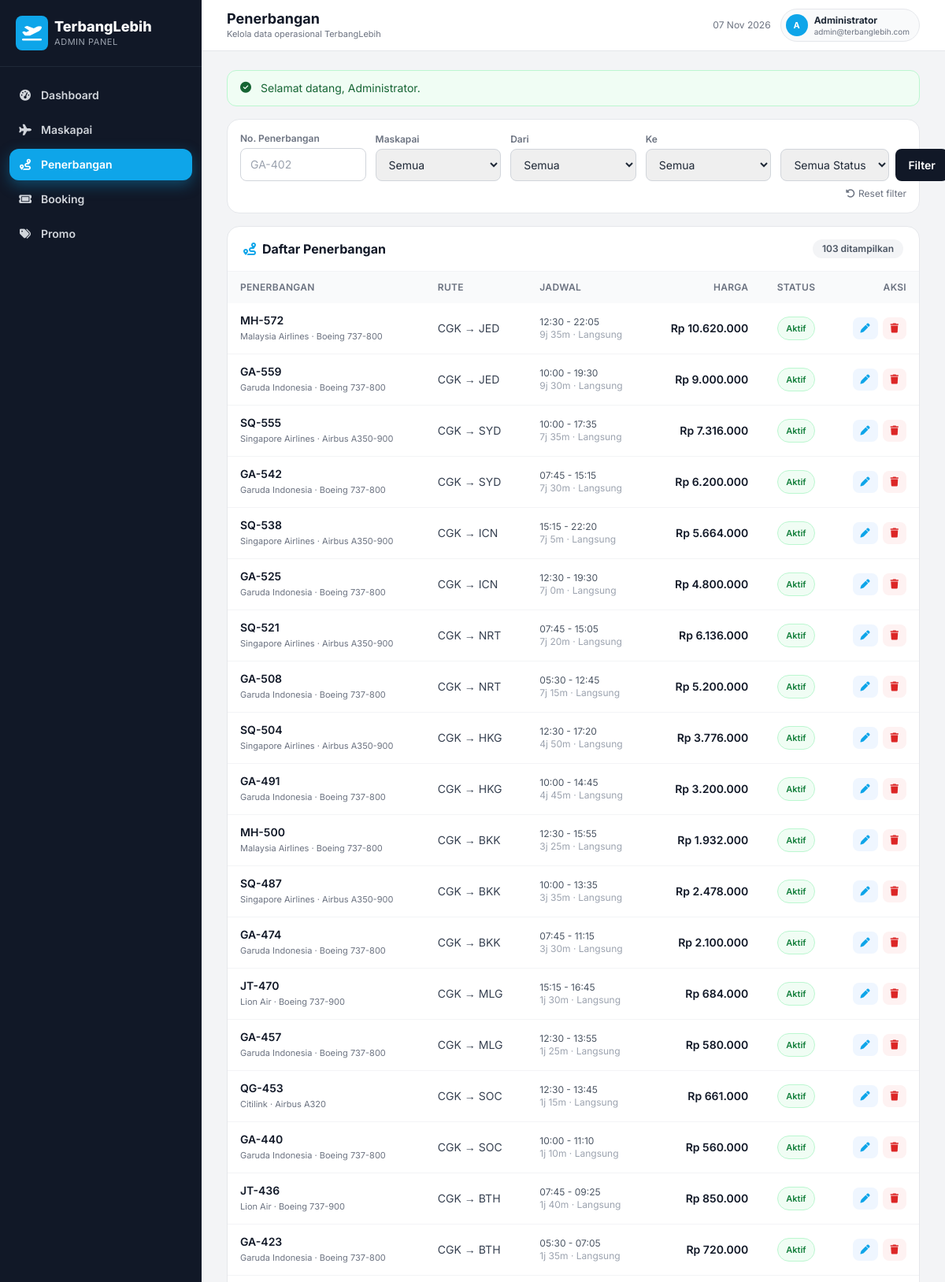
The page /admin/flights.php (signed in, upper part) on the database its author committed.
### tables this page shows
CREATE TABLE `flights` (
    `id`              INT UNSIGNED NOT NULL AUTO_INCREMENT,
    `airline_id`      INT UNSIGNED NOT NULL,
    `from_city_id`    INT UNSIGNED NOT NULL,
    `to_city_id`      INT UNSIGNED NOT NULL,
    `flight_num`      VARCHAR(12) NOT NULL,
    `aircraft`        VARCHAR(60) NOT NULL DEFAULT '',
    `dep_time`        TIME NOT NULL,
    `arr_time`        TIME NOT NULL,
    `duration`        SMALLINT UNSIGNED NOT NULL COMMENT 'minutes',
    `price`           DECIMAL(12,2) NOT NULL,
    `stops`           TINYINT UNSIGNED NOT NULL DEFAULT 0,
    `baggage_kg`      SMALLINT UNSIGNED NOT NULL DEFAULT 0,
    `meal`            TINYINT(1) NOT NULL DEFAULT 0,
    `wifi`            TINYINT(1) NOT NULL DEFAULT 0,
    `entertainment`   TINYINT(1) NOT NULL DEFAULT 0,
    `refund_policy`   VARCHAR(100) NOT NULL DEFAULT 'Tidak bisa refund',
    `reschedule_policy` VARCHAR(100) NOT NULL DEFAULT 'Bisa dengan biaya',
    `is_active`       TINYINT(1) NOT NULL DEFAULT 1,
    `created_at`      TIMESTAMP NOT NULL DEFAULT CURRENT_TIMESTAMP,
    PRIMARY KEY (`id`),
    KEY `flights_route_idx` (`from_city_id`, `to_city_id`, `is_active`),
    KEY `flights_airline_idx` (`airline_id`),
    CONSTRAINT `flights_airline_fk` FOREIGN KEY (`airline_id`) REFERENCES `airlines` (`id`) ON DELETE RESTRICT ON UPDATE CASCADE,
    CONSTRAINT `flights_from_city_fk` FOREIGN KEY (`from_city_id`) REFERENCES `cities` (`id`) ON DELETE RESTRICT ON UPDATE CASCADE,
    CONSTRAINT `flights_to_city_fk` FOREIGN KEY (`to_city_id`) REFERENCES `cities` (`id`) ON DELETE RESTRICT ON UPDATE CASCADE
);

CREATE TABLE `airlines` (
    `id`         INT UNSIGNED NOT NULL AUTO_INCREMENT,
    `name`       VARCHAR(100) NOT NULL,
    `code`       VARCHAR(5) NOT NULL,
    `logo_url`   VARCHAR(500) NULL DEFAULT NULL,
    `created_at` TIMESTAMP NOT NULL DEFAULT CURRENT_TIMESTAMP,
    PRIMARY KEY (`id`),
    UNIQUE KEY `airlines_code_unique` (`code`)
);

CREATE TABLE `cities` (
    `id`          INT UNSIGNED NOT NULL AUTO_INCREMENT,
    `name`        VARCHAR(100) NOT NULL,
    `iata_code`   CHAR(3) NOT NULL,
    `country`     VARCHAR(80) NOT NULL DEFAULT 'Indonesia',
    `image_url`   VARCHAR(500) NULL DEFAULT NULL,
    `tagline`     VARCHAR(150) NULL DEFAULT NULL,
    `start_price` DECIMAL(12,2) NOT NULL DEFAULT 0,
    `is_popular`  TINYINT(1) NOT NULL DEFAULT 0,
    `sort_order`  INT NOT NULL DEFAULT 0,
    `created_at`  TIMESTAMP NOT NULL DEFAULT CURRENT_TIMESTAMP,
    PRIMARY KEY (`id`),
    UNIQUE KEY `cities_iata_unique` (`iata_code`),
    KEY `cities_name_idx` (`name`),
    KEY `cities_popular_idx` (`is_popular`, `sort_order`)
);

### admin/flights.php (the view, shortened to what the rows shown need)
<?php
require_admin();
$where = [];
$params = [];
$whereSql = $where ? 'WHERE ' . implode(' AND ', $where) : '';
$flights = Database::fetchAll(
    'SELECT f.*, a.name AS airline_name, a.code AS airline_code,
            fc.name AS from_name, fc.iata_code AS from_code,
            tc.name AS to_name, tc.iata_code AS to_code
     FROM flights f
     JOIN airlines a ON a.id = f.airline_id
     JOIN cities fc ON fc.id = f.from_city_id
     JOIN cities tc ON tc.id = f.to_city_id
     ' . $whereSql . '
     ORDER BY f.is_active DESC, f.id DESC
     LIMIT 200',
    $params
);
$adminTitle = 'Penerbangan';
require __DIR__ . '/includes/header.php';
?>
<div class="grid grid-cols-1 xl:grid-cols-3 gap-6">
    <div class="xl:col-span-2 space-y-4">
        <div class="bg-white rounded-2xl border border-gray-200 overflow-hidden">
            <div class="px-5 py-4 border-b border-gray-100 flex items-center justify-between">
                <h2 class="font-bold text-gray-900"><i class="fa-solid fa-route text-primary mr-2"></i>Daftar Penerbangan</h2>
            </div>
            <div class="overflow-x-auto table-scroll">
                <table class="w-full text-sm">
                    <thead class="bg-gray-50 text-xs uppercase tracking-wide text-gray-500">
                        <tr>
                            <th class="text-left px-4 py-3 font-semibold">Penerbangan</th>
                            <th class="text-left px-4 py-3 font-semibold">Rute</th>
                            <th class="text-left px-4 py-3 font-semibold">Jadwal</th>
                            <th class="text-right px-4 py-3 font-semibold">Harga</th>
                            <th class="text-center px-4 py-3 font-semibold">Status</th>
                            <th class="text-right px-4 py-3 font-semibold">Aksi</th>
                        </tr>
                    </thead>
                    <tbody class="divide-y divide-gray-100">
                        <?php foreach ($flights as $flight): ?>
                            <tr class="hover:bg-gray-50">
                                <td class="px-4 py-3">
                                    <p class="font-semibold text-gray-900"><?= e($flight['flight_num']) ?></p>
                                    <p class="text-[11px] text-gray-500"><?= e($flight['airline_name']) ?> · <?= e($flight['aircraft']) ?></p>
                                </td>
                                <td class="px-4 py-3 text-gray-700"><?= e($flight['from_code']) ?> → <?= e($flight['to_code']) ?></td>
                                <td class="px-4 py-3 text-gray-600 text-xs">
                                    <?= e(substr((string) $flight['dep_time'], 0, 5)) ?> - <?= e(substr((string) $flight['arr_time'], 0, 5)) ?><br>
                                    <span class="text-gray-400"><?= e(format_duration((int) $flight['duration'])) ?> · <?= (int) $flight['stops'] === 0 ? 'Langsung' : (int) $flight['stops'] . ' transit' ?></span>
                                </td>
                                <td class="px-4 py-3 text-right font-semibold text-gray-900"><?= e(rupiah($flight['price'])) ?></td>
                                <td class="px-4 py-3 text-center">
                                    <form method="post">
                                        <button type="submit" class="text-[11px] font-semibold px-2.5 py-1 rounded-full border <?= (int) $flight['is_active'] === 1 ? 'bg-green-50 text-green-700 border-green-200' : 'bg-gray-100 text-gray-500 border-gray-200' ?>" title="Klik untuk ubah status"><?= (int) $flight['is_active'] === 1 ? 'Aktif' : 'Nonaktif' ?></button>
                                    </form>
                                </td>
                                <td class="px-4 py-3">
                                    <div class="flex items-center justify-end gap-1.5">
                                        <a href="<?= e(base_url('admin/flights.php?edit=' . (int) $flight['id'])) ?>" class="text-xs font-semibold text-primary hover:text-primaryDark bg-blue-50 px-2.5 py-1.5 rounded-lg"><i class="fa-solid fa-pen"></i></a>
                                        <form method="post" data-confirm="Hapus penerbangan <?= e($flight['flight_num']) ?>?">
                                            <button type="submit" class="text-xs font-semibold text-red-600 hover:text-red-700 bg-red-50 px-2.5 py-1.5 rounded-lg"><i class="fa-solid fa-trash"></i></button>
                                        </form>
                                    </div>
                                </td>
                            </tr>
                        <?php endforeach; ?>
                    </tbody>
                </table>
            </div>
        </div>
    </div>
</div>
<?php require __DIR__ . '/includes/footer.php'; ?>

### admin/includes/header.php (shortened to what the rows shown need)
<?php
$adminTitle = $adminTitle ?? 'Dashboard';
$admin = auth_admin();
?>
<!DOCTYPE html>
<html lang="id">
<head>
    <script src="https://cdn.tailwindcss.com"></script>
    <link rel="stylesheet" href="https://cdnjs.cloudflare.com/ajax/libs/font-awesome/6.4.0/css/all.min.css">
    <link rel="stylesheet" href="<?= e(asset('css/app.css')) ?>">
</head>
<body class="bg-gray-100 font-sans text-gray-800 antialiased">
    <div class="lg:pl-64 min-h-screen flex flex-col">
        <header class="sticky top-0 z-20 bg-white/95 backdrop-blur border-b border-gray-200">
            <div class="px-4 sm:px-6 lg:px-8 h-16 flex items-center gap-3">
                <div>
                    <h1 class="text-lg font-bold text-gray-900 leading-tight"><?= e($adminTitle) ?></h1>
                </div>
                <div class="ml-auto flex items-center gap-3">
                    <div class="flex items-center gap-2 bg-gray-50 border border-gray-200 rounded-full pl-1.5 pr-3 py-1.5">
                        <span class="w-7 h-7 rounded-full bg-primary text-white flex items-center justify-center text-[11px] font-bold"><?= e(client_initials($admin['name'] ?? 'Admin')) ?></span>
                        <div class="leading-tight">
                            <p class="text-xs font-bold text-gray-800 max-w-[130px] truncate"><?= e($admin['name'] ?? 'Administrator') ?></p>
                            <p class="text-[10px] text-gray-500 max-w-[130px] truncate"><?= e($admin['email'] ?? '') ?></p>
                        </div>
                    </div>
                </div>
            </div>
        </header>
        <main class="flex-1 px-4 sm:px-6 lg:px-8 py-6">

### rows shown on the page
flights: flight_num "MH-572", airline.name "Malaysia Airlines", aircraft "Boeing 737-800", from_city.iata_code "CGK", to_city.iata_code "JED", dep_time "12:30", arr_time "22:05", duration "9j 35m", stops "Langsung", price "Rp 10.620.000", is_active "Aktif"
flights: flight_num "GA-559", airline.name "Garuda Indonesia", aircraft "Boeing 737-800", from_city.iata_code "CGK", to_city.iata_code "JED", dep_time "10:00", arr_time "19:30", duration "9j 30m", stops "Langsung", price "Rp 9.000.000", is_active "Aktif"
flights: flight_num "SQ-555", airline.name "Singapore Airlines", aircraft "Airbus A350-900", from_city.iata_code "CGK", to_city.iata_code "SYD", dep_time "10:00", arr_time "17:35", duration "7j 35m", stops "Langsung", price "Rp 7.316.000", is_active "Aktif"
flights: flight_num "GA-542", airline.name "Garuda Indonesia", aircraft "Boeing 737-800", from_city.iata_code "CGK", to_city.iata_code "SYD", dep_time "07:45", arr_time "15:15", duration "7j 30m", stops "Langsung", price "Rp 6.200.000", is_active "Aktif"
flights: flight_num "SQ-538", airline.name "Singapore Airlines", aircraft "Airbus A350-900", from_city.iata_code "CGK", to_city.iata_code "ICN", dep_time "15:15", arr_time "22:20", duration "7j 5m", stops "Langsung", price "Rp 5.664.000", is_active "Aktif"
flights: flight_num "GA-525", airline.name "Garuda Indonesia", aircraft "Boeing 737-800", from_city.iata_code "CGK", to_city.iata_code "ICN", dep_time "12:30", arr_time "19:30", duration "7j 0m", stops "Langsung", price "Rp 4.800.000", is_active "Aktif"
flights: flight_num "SQ-521", airline.name "Singapore Airlines", aircraft "Airbus A350-900", from_city.iata_code "CGK", to_city.iata_code "NRT", dep_time "07:45", arr_time "15:05", duration "7j 20m", stops "Langsung", price "Rp 6.136.000", is_active "Aktif"
flights: flight_num "GA-508", airline.name "Garuda Indonesia", aircraft "Boeing 737-800", from_city.iata_code "CGK", to_city.iata_code "NRT", dep_time "05:30", arr_time "12:45", duration "7j 15m", stops "Langsung", price "Rp 5.200.000", is_active "Aktif"
flights: flight_num "SQ-504", airline.name "Singapore Airlines", aircraft "Airbus A350-900", from_city.iata_code "CGK", to_city.iata_code "HKG", dep_time "12:30", arr_time "17:20", duration "4j 50m", stops "Langsung", price "Rp 3.776.000", is_active "Aktif"
flights: flight_num "GA-491", airline.name "Garuda Indonesia", aircraft "Boeing 737-800", from_city.iata_code "CGK", to_city.iata_code "HKG", dep_time "10:00", arr_time "14:45", duration "4j 45m", stops "Langsung", price "Rp 3.200.000", is_active "Aktif"
flights: flight_num "MH-500", airline.name "Malaysia Airlines", aircraft "Boeing 737-800", from_city.iata_code "CGK", to_city.iata_code "BKK", dep_time "12:30", arr_time "15:55", duration "3j 25m", stops "Langsung", price "Rp 1.932.000", is_active "Aktif"
flights: flight_num "SQ-487", airline.name "Singapore Airlines", aircraft "Airbus A350-900", from_city.iata_code "CGK", to_city.iata_code "BKK", dep_time "10:00", arr_time "13:35", duration "3j 35m", stops "Langsung", price "Rp 2.478.000", is_active "Aktif"
flights: flight_num "GA-474", airline.name "Garuda Indonesia", aircraft "Boeing 737-800", from_city.iata_code "CGK", to_city.iata_code "BKK", dep_time "07:45", arr_time "11:15", duration "3j 30m", stops "Langsung", price "Rp 2.100.000", is_active "Aktif"
flights: flight_num "JT-470", airline.name "Lion Air", aircraft "Boeing 737-900", from_city.iata_code "CGK", to_city.iata_code "MLG", dep_time "15:15", arr_time "16:45", duration "1j 30m", stops "Langsung", price "Rp 684.000", is_active "Aktif"
flights: flight_num "GA-457", airline.name "Garuda Indonesia", aircraft "Boeing 737-800", from_city.iata_code "CGK", to_city.iata_code "MLG", dep_time "12:30", arr_time "13:55", duration "1j 25m", stops "Langsung", price "Rp 580.000", is_active "Aktif"
flights: flight_num "QG-453", airline.name "Citilink", aircraft "Airbus A320", from_city.iata_code "CGK", to_city.iata_code "SOC", dep_time "12:30", arr_time "13:45", duration "1j 15m", stops "Langsung", price "Rp 661.000", is_active "Aktif"
flights: flight_num "GA-440", airline.name "Garuda Indonesia", aircraft "Boeing 737-800", from_city.iata_code "CGK", to_city.iata_code "SOC", dep_time "10:00", arr_time "11:10", duration "1j 10m", stops "Langsung", price "Rp 560.000", is_active "Aktif"
flights: flight_num "JT-436", airline.name "Lion Air", aircraft "Boeing 737-900", from_city.iata_code "CGK", to_city.iata_code "BTH", dep_time "07:45", arr_time "09:25", duration "1j 40m", stops "Langsung", price "Rp 850.000", is_active "Aktif"
flights: flight_num "GA-423", airline.name "Garuda Indonesia", aircraft "Boeing 737-800", from_city.iata_code "CGK", to_city.iata_code "BTH", dep_time "05:30", arr_time "07:05", duration "1j 35m", stops "Langsung", price "Rp 720.000", is_active "Aktif"

### other values the page prints
$item['label'] "Dashboard"
$item['label'] "Maskapai"
$item['label'] "Penerbangan"
$item['label'] "Booking"
$item['label'] "Promo"
$adminTitle "Penerbangan"
client_initials($admin['name'] ?? 'Admin') "A"
$admin['name'] "Administrator"
$admin['email'] "admin@terbanglebih.com"
$flash['message'] "Selamat datang, Administrator."
count($flights) "103"
